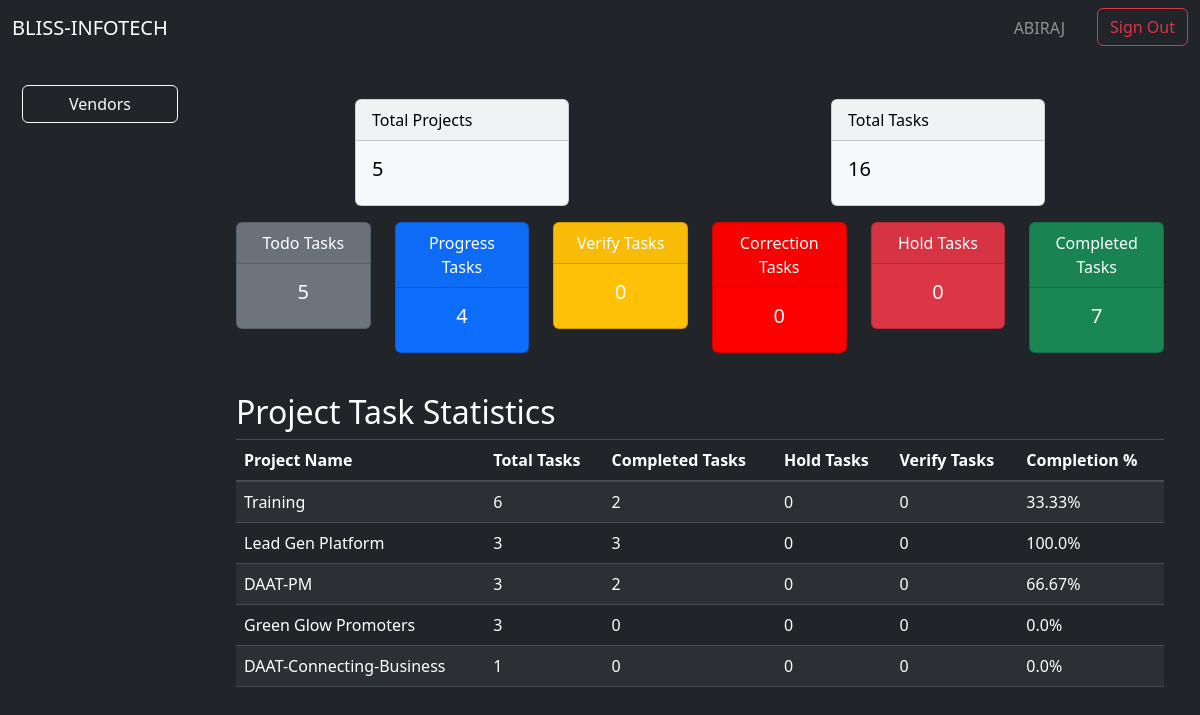
The page /lead/ (signed in) on the database its author committed.
### app/models.py (models this page shows)
class Project(models.Model):
    id = models.AutoField(primary_key=True)
    name = models.CharField(max_length=64)
    description = models.TextField()
    manager = models.ForeignKey(User, on_delete=models.SET_NULL, null=True)
    client_name = models.CharField(max_length=64, null=True)
    status = models.CharField(max_length=10, default="DESIGN")
    created = models.DateTimeField(auto_now_add=True)
    started = models.DateTimeField(null=True)
    updated = models.DateTimeField(default=timezone.now)
    due = models.DateField(null=True)

### app/decorators.py (the view)
        @login_required
        def wrapper(request, *args, **kwargs):
            if in_groups(request.user):
                return view_function(request, *args, **kwargs)
            return redirect('/signout')

### app/views.py (called while the page is built)
def get_role(request):
    if request.user.is_authenticated:
        try:
            role = request.user.groups.all()[0].name
            role = role.lower()
            return role
        except:
            messages.error(request, 'User not found')
            return "/signout"
    else:
        return "/signin"

### lead/views.py (called while the page is built)
@group_required(const.LEAD)
def dashboard(request):
    if request.user.is_authenticated:
        request.session['user_role'] = app_views.get_role(request)
        return render(request,'lead/dashboard.html', lead_dashboard(request))
    else: return redirect('signin')

### template/lead/dashboard.html (shortened to what this page needs)
{% extends 'lead/lead.html' %}
{% block lead_board %}
<div class="container mt-4" style="overflow-x: hidden;">
    <div class="row justify-content-around">
        <div class="col-md-3">
            <div class="card text-black bg-light mb-3">
                <div class="card-header">Total Projects</div>
                <div class="card-body">
                    <h5 class="card-title">{{ total_projects }}</h5>
                </div>
            </div>
        </div>
        <div class="col-md-3">
            <div class="card text-black bg-light mb-3">
                <div class="card-header">Total Tasks</div>
                <div class="card-body">
                    <h5 class="card-title">{{ total_tasks }}</h5>
                </div>
            </div>
        </div>
    </div>
    <div class="row text-center">
        <div class="col-md-2 col-sm-6">
            <div class="card text-white bg-secondary mb-3">
                <div class="card-header">Todo Tasks</div>
                <div class="card-body">
                    <h5 class="card-title">{{ todo_tasks }}</h5>
                </div>
            </div>
        </div>
        <div class="col-md-2 col-sm-6">
            <div class="card text-white bg-primary mb-3">
                <div class="card-header">Progress Tasks</div>
                <div class="card-body">
                    <h5 class="card-title">{{ progress_tasks }}</h5>
                </div>
            </div>
        </div>
        <div class="col-md-2 col-sm-6">
            <div class="card text-white bg-warning mb-3">
                <div class="card-header">Verify Tasks</div>
                <div class="card-body">
                    <h5 class="card-title">{{ verify_tasks }}</h5>
                </div>
            </div>
        </div>
        <div class="col-md-2 col-sm-6">
            <div class="card text-white bg-brown-red mb-3">
                <div class="card-header">Correction Tasks</div>
                <div class="card-body">
                    <h5 class="card-title">{{ correction_tasks }}</h5>
                </div>
            </div>
        </div>
        <div class="col-md-2 col-sm-6">
            <div class="card text-white bg-danger mb-3">
                <div class="card-header">Hold Tasks</div>
                <div class="card-body">
                    <h5 class="card-title">{{ hold_tasks }}</h5>
                </div>
            </div>
        </div>
        <div class="col-md-2 col-sm-6">
            <div class="card text-white bg-success mb-3">
                <div class="card-header">Completed Tasks</div>
                <div class="card-body">
                    <h5 class="card-title">{{ complete_tasks }}</h5>
                </div>
            </div>
        </div>
    </div>
    <h2 class="text-white mt-4">Project Task Statistics</h2>
    <div class="table-responsive">
        <table class="table table-striped table-dark">
            <thead>
                <tr>
                    <th>Project Name</th>
                    <th>Total Tasks</th>
                    <th>Completed Tasks</th>
                    <th>Hold Tasks</th>
                    <th>Verify Tasks</th>
                    <th>Completion %</th>
                </tr>
            </thead>
            <tbody>
                {% for stat in project_stats %}
                <tr>
                    <td>{{ stat.project.name }}</td>
                    <td>{{ stat.total_tasks }}</td>
                    <td>{{ stat.completed_tasks }}</td>
                    <td>{{ stat.hold_tasks }}</td>
                    <td>{{ stat.verify_tasks }}</td>
                    <td>{{ stat.completion_percentage }}%</td>
                </tr>
                {% endfor %}
            </tbody>
        </table>
    </div>
</div>
{% endblock %}

### template/dashboard.html (shortened to what this page needs)
{% extends 'index.html' %}
{% block body %}
<section class="container-fluid">
    <nav class="navbar navbar-expand-lg navbar-dark bg-dark fixed-top">
        <div class="container-fluid">
            <a class="navbar-brand" href="#">BLISS-INFOTECH</a>
            <div class="collapse navbar-collapse justify-content-end" id="navbarTop">
                <ul class="navbar-nav mb-2 mb-lg-0">
                    <li class="nav-item">
                        <span class="navbar-text me-3 px-3 text-uppercase">{{ request.user.username }}</span>
                    </li>
                    <li class="nav-item">
                        <a class="btn btn-outline-danger" href="{% url 'signout' %}">Sign Out</a>
                    </li>
                </ul>
            </div>
        </div>
    </nav>
    {% if request.session.user_role == 'vendor' %}
    {% block vendor %}{% endblock %}
    {% else %}
    <div class="row flex-nowrap">
        <nav class="col-md-3 col-lg-2 d-md-block sidebar bg-dark" style="position: fixed; top: 75px; left: 0; height: calc(100vh - 75px); overflow-y: auto;">
            <div class="position-sticky" id="navbarNav">
                <ul class="nav flex-column">
                    {% if request.session.user_role == 'lead' %}
                    {% if request.user.username == 'abi' %}
                    <a class="nav-link {% if request.path == '/lead/admin-dashboard' %}active{% endif %}" href="{% url 'admin-dashboard' %}">
                        <li class="nav-item"><button class="create-btn w-100 btn btn-outline-light">Admin Dashboard</button></li>
                    </a>
                    <a class="nav-link {% if request.path == 'test' %}active{% endif %}" href="{% url 'test' %}">
                        <li class="nav-item"><button class="create-btn w-100 btn btn-outline-light">Test</button></li>
                    </a>
                    {% endif %}
                    <li class="nav-item">
                        <a class="nav-link {% if request.path == '/lead/' %}active{% endif %}" href="/lead/">
                            <button class="create-btn w-100 btn btn-outline-light">Dashboard</button>
                        </a>
                    </li>
                    <a class="nav-link {% if 'view-project' in request.path %}active{% endif %}" href="{% url 'view-projects' %}">
                        <li class="nav-item"><button class="create-btn w-100 btn btn-outline-light">Projects</button></li>
                    </a>
                    <a class="nav-link {% if 'view-task' in request.path %}active{% endif %}" href="{% url 'lead-tasks' %}">
                        <li class="nav-item"><button class="create-btn w-100 btn btn-outline-light">Tasks</button></li>
                    </a>
                    <a class="nav-link {% if 'mail-server' in request.path %}active{% endif %}" href="{% url 'mail-server' %}">
                        <li class="nav-item"><button class="create-btn w-100 btn btn-outline-light">Mail Server</button></li>
                    </a>
                    <a class="nav-link {% if 'view-members' in request.path %}active{% endif %}" href="{% url 'view-members' %}">
                        <li class="nav-item"><button class="create-btn w-100 btn btn-outline-light">Members</button></li>
                    </a>
                    <a class="nav-link {% if 'profile' in request.path %}active{% endif %}" href="{% url 'profile' %}">
                        <li class="nav-item"><button class="create-btn w-100 btn btn-outline-light">Profile</button></li>
                    </a>
                    <a class="nav-link {% if 'view-market-leads' in request.path %}active{% endif %}" href="{% url 'view-market-leads' %}">
                        <li class="nav-item"><button class="create-btn w-100 btn btn-outline-light">Leads</button></li>
                    </a>
                    {% elif request.session.user_role == 'administer' %}
                    <a class="nav-link {% if request.path == '/administer/' %}active{% endif %}" href="/administer/">
                        <li class="nav-item"><button class="create-btn w-100 btn btn-outline-light">Vendors</button></li>
                    </a>
                    {% endif %}
                </ul>
            </div>
        </nav>
        <main class="col-md-9 ms-sm-auto col-lg-10 px-md-4" style="overflow-x: hidden; margin-left: 17%; padding-top: 75px; height: calc(100vh - 20px);">
            {% block dashboard %}{% endblock %}
        </main>
    </div>
    {% endif %}
</section>
{% endblock %}

### static/css/style.css (style rules this page uses)
body { background-color: #343a40; }
.nav-link { transition: background-color 0.3s; padding: 0; margin: 10px; }
.bg-brown-red { background-color: red; color: white; }

### rows shown on the page
Project: project.name "Training", total_tasks "6", completed_tasks "2", hold_tasks "0", verify_tasks "0", completion_percentage "33.33"
Project: project.name "Lead Gen Platform", total_tasks "3", completed_tasks "3", hold_tasks "0", verify_tasks "0", completion_percentage "100.0"
Project: project.name "DAAT-PM", total_tasks "3", completed_tasks "2", hold_tasks "0", verify_tasks "0", completion_percentage "66.67"
Project: project.name "Green Glow Promoters", total_tasks "3", completed_tasks "0", hold_tasks "0", verify_tasks "0", completion_percentage "0.0"
Project: project.name "DAAT-Connecting-Business", total_tasks "1", completed_tasks "0", hold_tasks "0", verify_tasks "0", completion_percentage "0.0"

### other values the page prints
{{ request.user.username }} "ABIRAJ"
{{ total_projects }} "5"
{{ total_tasks }} "16"
{{ todo_tasks }} "5"
{{ progress_tasks }} "4"
{{ verify_tasks }} "0"
{{ correction_tasks }} "0"
{{ hold_tasks }} "0"
{{ complete_tasks }} "7"
